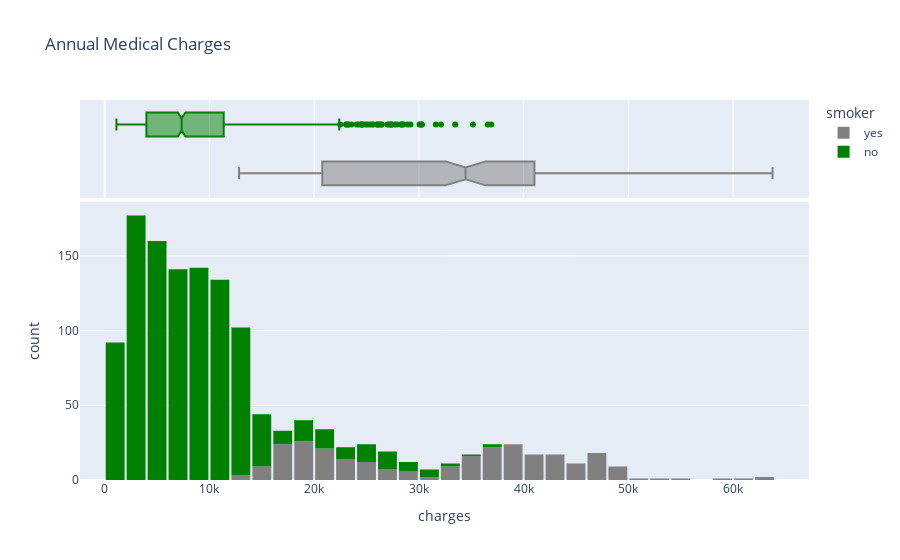

Here is the notebook cell this chart was saved with:
### Code cell
fig = px.histogram(medical_df,
                  x="charges",
                  marginal = "box",
                  color = "smoker",
                  color_discrete_sequence = ["grey","green"],
                  title = "Annual Medical Charges")
fig.update_layout(bargap = 0.1)
fig.show()

### Figure 1 — Plotly figure (JSON) as saved in the notebook; plotly's stock layout.template omitted (floating-point values rounded to 4 significant figures; data arrays with more than 128 entries replaced by an {"elided": "..."} marker saying what was removed)
{"data": [{"alignmentgroup": "True", "bingroup": "x", "hovertemplate": "smoker=yes<br>charges=%{x}<br>count=%{y}<extra></extra>", "legendgroup": "yes", "marker": {"color": "grey", "pattern": {"shape": ""}}, "name": "yes", "offsetgroup": "yes", "orientation": "v", "showlegend": true, "type": "histogram", "x": {"elided": "274 float values"}, "xaxis": "x", "yaxis": "y"}, {"alignmentgroup": "True", "hovertemplate": "smoker=yes<br>charges=%{x}<extra></extra>", "legendgroup": "yes", "marker": {"color": "grey"}, "name": "yes", "notched": true, "offsetgroup": "yes", "showlegend": false, "type": "box", "x": {"elided": "274 float values"}, "xaxis": "x2", "yaxis": "y2"}, {"alignmentgroup": "True", "bingroup": "x", "hovertemplate": "smoker=no<br>charges=%{x}<br>count=%{y}<extra></extra>", "legendgroup": "no", "marker": {"color": "green", "pattern": {"shape": ""}}, "name": "no", "offsetgroup": "no", "orientation": "v", "showlegend": true, "type": "histogram", "x": {"elided": "1064 float values"}, "xaxis": "x", "yaxis": "y"}, {"alignmentgroup": "True", "hovertemplate": "smoker=no<br>charges=%{x}<extra></extra>", "legendgroup": "no", "marker": {"color": "green"}, "name": "no", "notched": true, "offsetgroup": "no", "showlegend": false, "type": "box", "x": {"elided": "1064 float values"}, "xaxis": "x2", "yaxis": "y2"}], "layout": {"autosize": true, "bargap": 0.1, "barmode": "relative", "legend": {"title": {"text": "smoker"}, "tracegroupgap": 0}, "title": {"text": "Annual Medical Charges"}, "xaxis": {"anchor": "y", "autorange": true, "domain": [0, 1], "range": [-2359.0, 67250.0], "title": {"text": "charges"}, "type": "linear"}, "xaxis2": {"anchor": "y2", "autorange": true, "domain": [0, 1], "matches": "x", "range": [-2359.0, 67250.0], "showgrid": true, "showticklabels": false, "type": "linear"}, "yaxis": {"anchor": "x", "autorange": true, "domain": [0, 0.7326], "range": [0, 186.3], "title": {"text": "count"}}, "yaxis2": {"anchor": "x2", "autorange": true, "domain": [0.7426, 1], "matches": "y2", "range": [-0.5, 1.5], "showgrid": false, "showline": false, "showticklabels": false, "ticks": "", "type": "category"}}}
